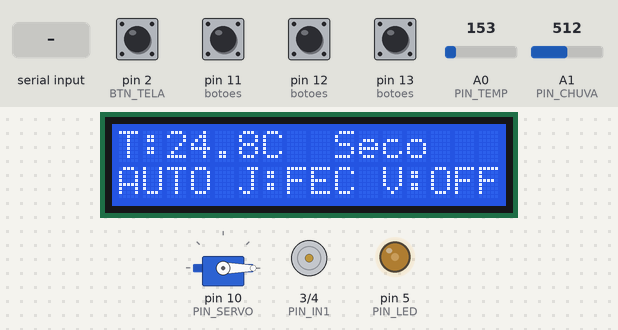
Bench run of a sketch on a simulated Arduino Uno, built with avr-gcc and run on an emulated ATmega328P. Shown: servo, 16×2 character LCD, motor-driver pin pairs drawn as motors (green arrow = first pin HIGH = forward, orange = second pin HIGH = backward, longer = more drive, scaled by the enable pin), output pins drawn as LEDs (lit = HIGH). The inputs (shaded band) are chosen by the test bench; at power-on: pin 2 (BTN_TELA), pin 11 (botoes), pin 12 (botoes), pin 13 (botoes) HIGH, A0 (PIN_TEMP) = 153, A1 (PIN_CHUVA) = 512. What the sketch prints to the serial monitor is not drawn.

Above: at 2.1 s.
2.2 s: A0 (PIN_TEMP) set to 165
At 2.7 s:
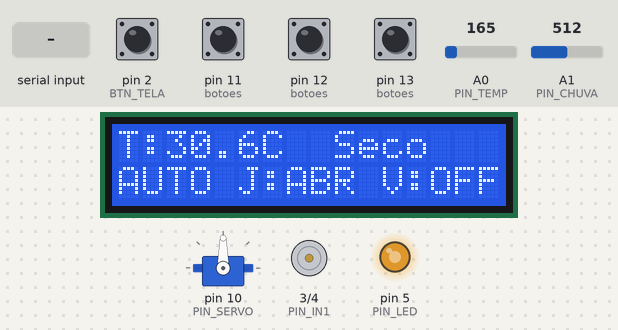
3.7 s: A1 (PIN_CHUVA) set to 488
At 4.9 s:
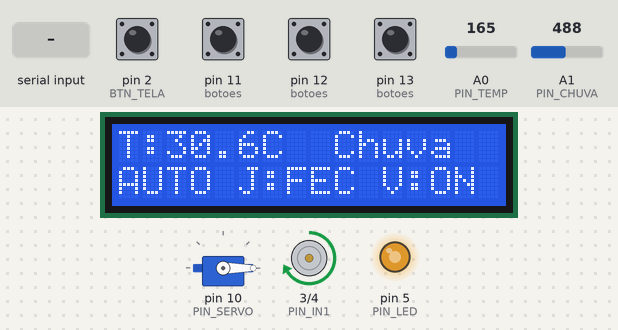
5.2 s: "J\n" received over Serial
At 6.2 s:
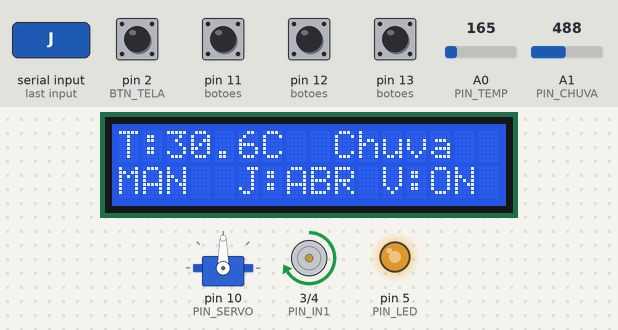
6.7 s: pin 12 (botoes) pulled LOW for 0.15 s
At 7.3 s:
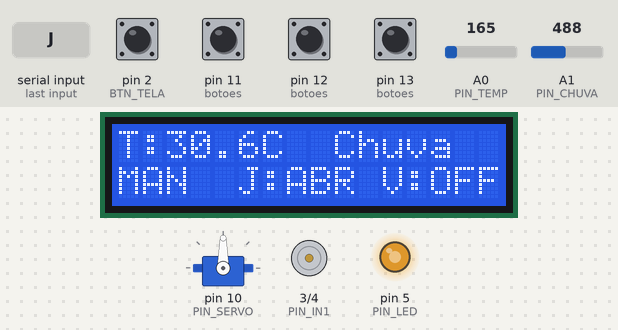
8.3 s: pin 13 (botoes) pulled LOW for 0.15 s
At 9.5 s:
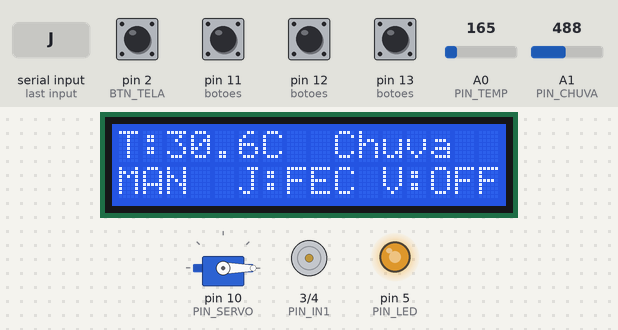
9.9 s: byte 86 ('V') received over Serial
At 11.1 s:
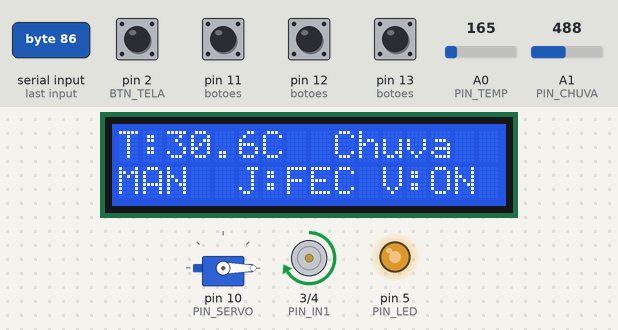
Timing chart, 0 to 12.5 s (numbered marks = the images above; inputs shaded):
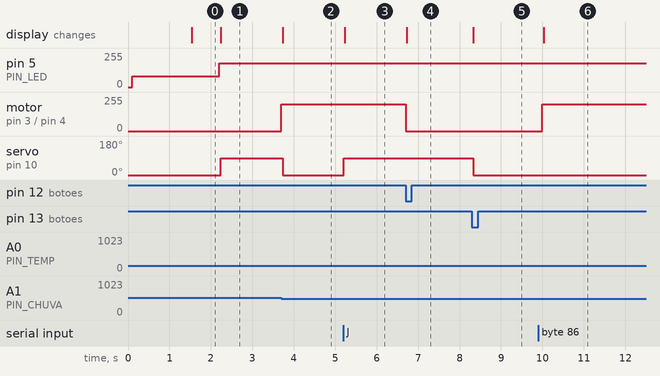

Measured:
- the behaviour switches between 500 and 499 on A1 (PIN_CHUVA) (found by bisection; images 1 and 2)
- after the input at 2.2 s, pin 5 (PIN_LED): 81/255 → 180/255 at once; servo on pin 10 (PIN_SERVO): 0° → 90° at once; the display: changes at once (image 1)
- after the input at 3.7 s, motor on pin 3 (PIN_IN1) / pin 4 (PIN_IN2): stopped → forward 200/255 at once; servo on pin 10 (PIN_SERVO): 90° → 0° at once; the display: changes at once (image 2)
- after the input at 5.2 s, servo on pin 10 (PIN_SERVO): 0° → 90° at once; the display: changes at once (image 3)
- after the input at 6.7 s, motor on pin 3 (PIN_IN1) / pin 4 (PIN_IN2): forward 200/255 → stopped at once; the display: changes at once (image 4)
- after the input at 8.3 s, servo on pin 10 (PIN_SERVO): 90° → 0° at once; the display: changes at once (image 5)
- after the input at 9.9 s, motor on pin 3 (PIN_IN1) / pin 4 (PIN_IN2): stopped → forward 200/255 after 0.10 s; the display: changes after 0.13 s (image 6)

The sketch:

codigo_tinkercad.ino
```cpp
// ================================================================
//  Quarto Inteligente - Jose Lucas de Lima Moura e Marisol Sales
//  Janela (servo) e ventilador (motor CC via L293D) controlados
//  por temperatura e chuva. Modo automatico e manual + LCD 16x2.
//  Simulado no Tinkercad (Arduino Uno).
// ================================================================
// Bibliotecas: servo da janela e LCD 16x2 (I2C) do Tinkercad
#include <Servo.h>
#include <Adafruit_LiquidCrystal.h>

// ---------------- Pinos (iguais ao circuito) ----------------
const int PIN_TEMP   = A0;   // TMP36 (Vout)
const int PIN_CHUVA  = A1;   // Potenciometro = sensor de chuva
// LCD I2C: SDA -> A4 | SCL -> A5  (obrigatorio no Arduino Uno)

const int BTN_TELA   = 2;    // Botao troca a tela (interrupcao externa INT0)
const int PIN_IN1    = 3;    // L293D 1A (PWM: controla a velocidade)
const int PIN_IN2    = 4;    // L293D 2A
const int PIN_LED    = 5;    // LED indicador de temperatura (PWM: controla o brilho)
const int PIN_EN     = 9;    // L293D 1-2EN (liga/desliga a ponte)
const int PIN_SERVO  = 10;   // Servo da janela (SIG)
const int BTN_MODO   = 11;   // Botao troca o modo (AUTO / MANUAL)
const int BTN_VENT   = 12;   // Botao ventilador (modo manual)
const int BTN_JANELA = 13;   // Botao janela (modo manual)

// ---------------- Ajustes ----------------
const float TEMP_QUENTE  = 28.0;  // graus C a partir do qual esta "quente"
const int   LIMIAR_CHUVA = 500;   // leitura do potenciometro abaixo disso = chovendo
const int   ANG_FECHADA  = 0;     // angulo do servo com a janela fechada
const int   ANG_ABERTA   = 90;    // angulo do servo com a janela aberta
const int   VEL_VENT     = 200;   // velocidade do ventilador (0 a 255)
const int   LEITURA_MAX  = 1023;  // maior valor do analogRead (ADC de 10 bits)
const int   PWM_MAX      = 255;   // maior valor do analogWrite
const float TEMP_LED_MIN = 20.0;  // a partir daqui o LED comeca a acender
const float TEMP_LED_MAX = 35.0;  // a partir daqui o LED fica no brilho maximo

// ---------------- Tempos (millis no lugar de delay) ----------------
const unsigned long TEMPO_ABERTURA_MS = 1500;  // tela "Quarto Inteligente" no inicio
const unsigned long INTERVALO_MS      = 100;   // de quanto em quanto tempo o sistema atualiza
const unsigned long INTERVALO_SERIAL_MS = 5000;  // de quanto em quanto tempo envia o status
const unsigned long DEBOUNCE_MS         = 200;   // ignora repiques do botao dentro desse tempo

// ---------------- Telas do LCD ----------------
const int TELA_RESUMO   = 0;   // temperatura, chuva, modo, janela e ventilador
const int TELA_DETALHES = 1;   // leitura crua da chuva e PWM do ventilador
const int NUM_TELAS     = 2;

Servo janela;
Adafruit_LiquidCrystal lcd(0);

bool modoAuto     = true;
bool janelaAberta = false;
bool ventLigado   = false;

int  telaAtual = TELA_RESUMO;        // tela mostrada no LCD
bool mostrandoAbertura = true;       // true enquanto a tela de abertura esta no LCD
unsigned long ultimaAtualizacao = 0; // instante (millis) da ultima atualizacao
unsigned long ultimoEnvioSerial = 0; // instante (millis) do ultimo status enviado
// Flag levantada pela interrupcao do botao da tela (volatile: muda dentro da ISR)
volatile bool botaoTelaApertado = false;


const int botoes[3] = {BTN_MODO, BTN_JANELA, BTN_VENT};
int estadoAnt[3] = {HIGH, HIGH, HIGH};

// Retorna true so no instante em que o botao e apertado
bool apertou(int i) {
  int atual = digitalRead(botoes[i]);
  bool borda = (estadoAnt[i] == HIGH && atual == LOW);
  estadoAnt[i] = atual;
  return borda;
}

// Interrupcao do botao da tela (pino 2): roda sozinha quando o botao e apertado.
// Fica curta de proposito: so levanta a flag, quem age e o loop.
void isrBotaoTela() {
  static unsigned long ultimoAperto = 0;
  unsigned long agora = millis();
  if (agora - ultimoAperto > DEBOUNCE_MS) {
    botaoTelaApertado = true;
    ultimoAperto = agora;
  }
}

float lerTemperatura() {
  float tensao = analogRead(PIN_TEMP) * 5.0 / 1023.0;
  return (tensao - 0.5) * 100.0;           // formula do TMP36
}

void controlarVentilador(bool ligar) {
  digitalWrite(PIN_IN2, LOW);
  if (ligar) {
    digitalWrite(PIN_EN, HIGH);
    analogWrite(PIN_IN1, VEL_VENT);
  } else {
    digitalWrite(PIN_EN, LOW);
    analogWrite(PIN_IN1, 0);
  }
}

// LED indicador: quanto mais quente, mais forte o brilho (saida PWM)
void atualizarLedTemperatura(float temp) {
  float t = constrain(temp, TEMP_LED_MIN, TEMP_LED_MAX);
  int brilho = (t - TEMP_LED_MIN) * PWM_MAX / (TEMP_LED_MAX - TEMP_LED_MIN);
  analogWrite(PIN_LED, brilho);
}

// Tela 1 - resumo: temperatura, chuva, modo e estado dos atuadores
void mostrarTelaResumo(float temp, bool chovendo) {
  // Linha 1: T:30.2C  Chuva
  lcd.setCursor(0, 0);
  lcd.print("T:");
  lcd.print(temp, 1);
  lcd.print("C ");
  lcd.print(chovendo ? " Chuva" : " Seco ");
  lcd.print("  ");

  // Linha 2: AUTO J:ABR V:ON
  lcd.setCursor(0, 1);
  lcd.print(modoAuto ? "AUTO " : "MAN  ");
  lcd.print("J:");
  lcd.print(janelaAberta ? "ABR " : "FEC ");
  lcd.print("V:");
  lcd.print(ventLigado ? "ON " : "OFF");
}

// Tela 2 - detalhes: intensidade da chuva e potencia do ventilador, em %
void mostrarTelaDetalhes(int chuvaV) {
  // Leitura menor = mais molhado, por isso o map e invertido (0 -> 100%)
  int chuvaPct = map(chuvaV, 0, LEITURA_MAX, 100, 0);
  int ventPct  = map(ventLigado ? VEL_VENT : 0, 0, PWM_MAX, 0, 100);

  // Linha 1: Chuva: 52%
  lcd.setCursor(0, 0);
  lcd.print("Chuva: ");
  lcd.print(chuvaPct);
  lcd.print("%    ");                 // apaga sobras quando o numero diminui

  // Linha 2: Vent: 78%
  lcd.setCursor(0, 1);
  lcd.print("Vent: ");
  lcd.print(ventPct);
  lcd.print("%    ");
}

// Escolhe qual tela mostrar no LCD
void atualizarDisplay(float temp, int chuvaV, bool chovendo) {
  // Tela de abertura: fica no LCD ate dar TEMPO_ABERTURA_MS, sem travar o sistema
  if (mostrandoAbertura) {
    if (millis() < TEMPO_ABERTURA_MS) return;
    lcd.clear();
    mostrandoAbertura = false;
  }

  if (telaAtual == TELA_RESUMO) {
    mostrarTelaResumo(temp, chovendo);
  } else {
    mostrarTelaDetalhes(chuvaV);
  }
}

// Le os comandos que chegam pela Serial (uma letra por comando)
// J e V passam para o modo manual; senao o automatico desfaria o comando
void lerComandosSerial() {
  while (Serial.available() > 0) {
    char comando = Serial.read();

    switch (comando) {
      case 'A': case 'a':
        modoAuto = true;
        Serial.println("> Modo AUTOMATICO");
        break;
      case 'M': case 'm':
        modoAuto = false;
        Serial.println("> Modo MANUAL");
        break;
      case 'J': case 'j':
        modoAuto = false;
        janelaAberta = !janelaAberta;
        Serial.println(janelaAberta ? "> Janela ABERTA" : "> Janela FECHADA");
        break;
      case 'V': case 'v':
        modoAuto = false;
        ventLigado = !ventLigado;
        Serial.println(ventLigado ? "> Ventilador LIGADO" : "> Ventilador DESLIGADO");
        break;
      case '\n': case '\r':           // fim de linha do monitor serial: ignora
        break;
      default:
        Serial.println("> Comando invalido. Use A, M, J ou V");
        break;
    }
  }
}

// Envia pela Serial as leituras e o estado do sistema
void enviarStatus(float temp, int chuvaV) {
  Serial.print("T=");        Serial.print(temp);
  Serial.print(" Chuva=");   Serial.print(chuvaV);
  Serial.print(" Modo=");    Serial.print(modoAuto ? "AUTO" : "MANUAL");
  Serial.print(" Janela=");  Serial.print(janelaAberta ? "ABERTA" : "FECHADA");
  Serial.print(" Vent=");    Serial.println(ventLigado ? "ON" : "OFF");
}

void setup() {
  for (int i = 0; i < 3; i++) pinMode(botoes[i], INPUT_PULLUP);
  pinMode(PIN_EN, OUTPUT);
  pinMode(PIN_IN1, OUTPUT);
  pinMode(PIN_IN2, OUTPUT);
  pinMode(PIN_LED, OUTPUT);
  controlarVentilador(false);

  pinMode(BTN_TELA, INPUT_PULLUP);
  attachInterrupt(digitalPinToInterrupt(BTN_TELA), isrBotaoTela, FALLING);

  janela.attach(PIN_SERVO);
  janela.write(ANG_FECHADA);

  lcd.begin(16, 2);
  lcd.setBacklight(1);
  lcd.print("Quarto");
  lcd.setCursor(0, 1);
  lcd.print("Inteligente");

  Serial.begin(9600);

  Serial.println("Comandos: A=auto  M=manual  J=janela  V=ventilador");
}

void loop() {

  // So atualiza a cada INTERVALO_MS; no resto do tempo o loop segue livre
  unsigned long agora = millis();
  if (agora - ultimaAtualizacao < INTERVALO_MS) return;
  ultimaAtualizacao = agora;

  // -------- Leituras --------
  float temp     = lerTemperatura();
  int   chuvaV   = analogRead(PIN_CHUVA);
  bool  chovendo = chuvaV < LIMIAR_CHUVA;
  bool  quente   = temp >= TEMP_QUENTE;

  // -------- Botoes --------
  if (apertou(0)) modoAuto = !modoAuto;
  bool btnJanela = apertou(1);
  bool btnVent   = apertou(2);

  // Botao da tela: a interrupcao avisou que foi apertado -> proxima tela
  if (botaoTelaApertado) {
    botaoTelaApertado = false;
    telaAtual = (telaAtual + 1) % NUM_TELAS;
    lcd.clear();                       // limpa o texto da tela anterior
  }

  // -------- Comandos da Serial --------
  lerComandosSerial();

  // -------- Logica --------
  if (modoAuto) {
    if (quente && !chovendo) {         // quente e sem chuva: abre a janela
      janelaAberta = true;
      ventLigado   = false;
    } else if (quente && chovendo) {   // quente e chovendo: fecha e liga o ventilador
      janelaAberta = false;
      ventLigado   = true;
    } else {                           // temperatura agradavel: tudo desligado
      janelaAberta = false;
      ventLigado   = false;
    }
  } else {                             // modo manual: os botoes mandam
    if (btnJanela) janelaAberta = !janelaAberta;
    if (btnVent)   ventLigado   = !ventLigado;
  }

  janela.write(janelaAberta ? ANG_ABERTA : ANG_FECHADA);
  controlarVentilador(ventLigado);
  atualizarLedTemperatura(temp);

  // -------- Display --------
  atualizarDisplay(temp, chuvaV, chovendo);

  // -------- Serial (status a cada INTERVALO_SERIAL_MS) --------
  if (agora - ultimoEnvioSerial >= INTERVALO_SERIAL_MS) {
    ultimoEnvioSerial = agora;
    enviarStatus(temp, chuvaV);
  }
}
```
